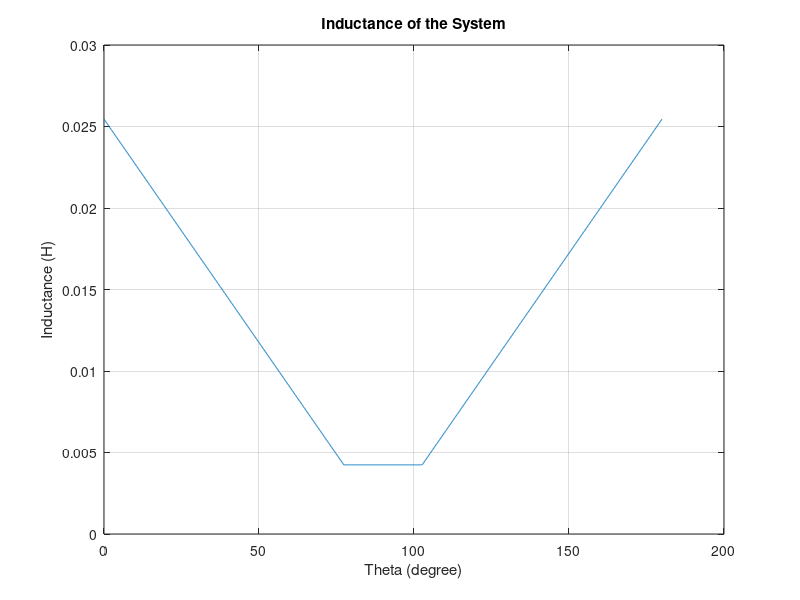
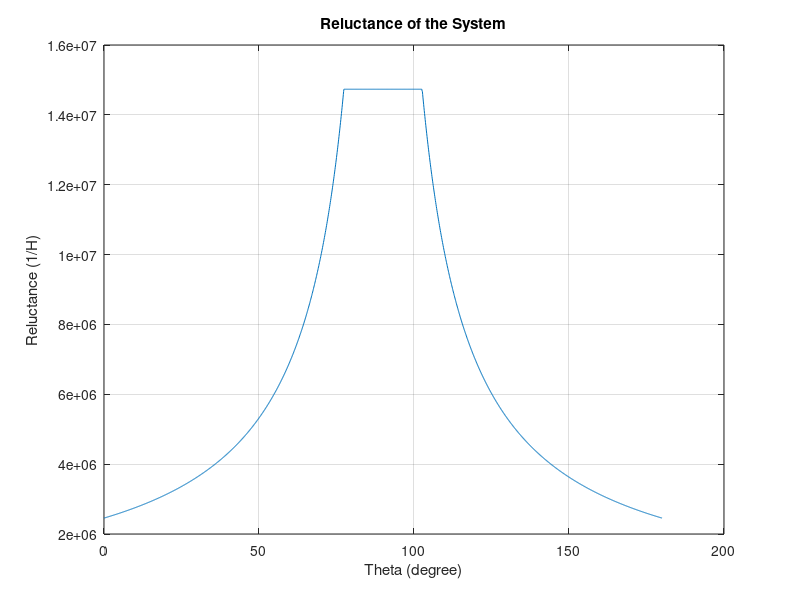
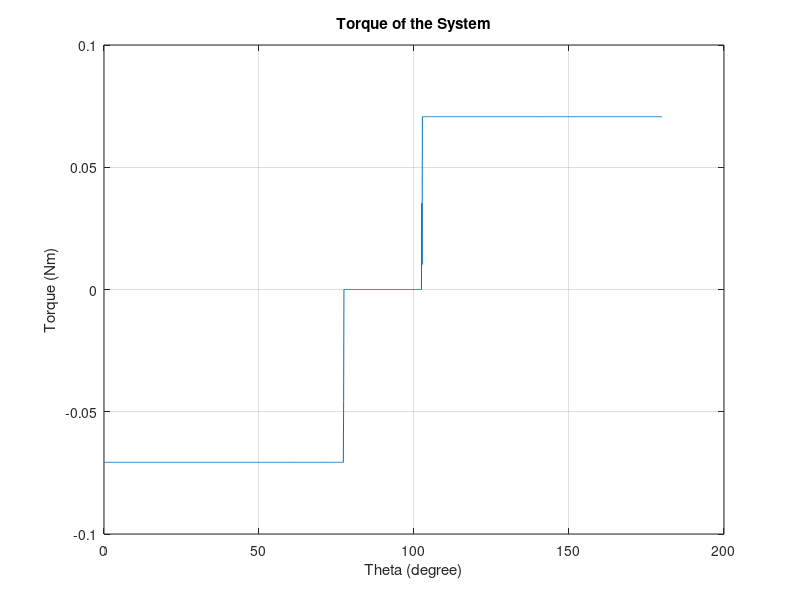

The MATLAB script that drew these images, in order:

air_gap_small = 0.5*1e-3;
air_gap_large = 2.5*1e-3;
perm_air = 4*pi*1e-7;
core_depth = 20*1e-3;
theta_diff = asin(7.5/12);
r_large = 12*1e-3;
r_small = 10*1e-3;
turn_ratio = 250;
current = 3;
Req = zeros (1,1801);
R1 = zeros (1,1801);
R2 = zeros (1,1801);
L = zeros (1,1801);
Torque = zeros (1,1801);
theta = linspace(0,180,1801);
% Theta = 0
% R1 = 2*air_gap_small/(perm_air*((2*theta_diff)/(2*pi))*2*pi*r_large*core_depth);
% L1 = turn_ratio^2/R1;
% 
% % 102.64>Theta>38.68*2 
% R2 = 2*air_gap_large/(perm_air*((2*theta_diff)/(2*pi))*2*pi*r_small*core_depth);
% L2 = turn_ratio^2/R2;

for i=0:1:1800 %%0.1degree step
    if i == 0 | i == 1800
        Req(i+1) = 2*air_gap_small/(perm_air*((2*theta_diff)/(2*pi))*2*pi*r_large*core_depth);
        L(i+1) = turn_ratio^2/Req(i+1);
    elseif i > 0 & i < 774
        R1(i+1) = 2*air_gap_small/(perm_air*((2*theta_diff-i*pi/1800)/(2*pi))*2*pi*r_large*core_depth);
        R2(i+1) = 2*air_gap_large/(perm_air*((i*pi/1800)/(2*pi))*2*pi*r_small*core_depth);
        Req(i+1)= R1(i+1)*R2(i+1)/(R1(i+1)+R2(i+1));
        L(i+1) = turn_ratio^2/Req(i+1);
    elseif i>=774 & i< 1026
        Req(i+1) = 2*air_gap_large/(perm_air*((2*theta_diff)/(2*pi))*2*pi*r_small*core_depth);
        L(i+1) = turn_ratio^2/Req(i+1);
    elseif i< 1800
        R1(i+1) = 2*air_gap_small/(perm_air*(abs(pi-2*theta_diff-i*pi/1800)/(2*pi))*2*pi*r_large*core_depth);
        R2(i+1) = 2*air_gap_large/(perm_air*((pi-i*pi/1800)/(2*pi))*2*pi*r_small*core_depth);
        Req(i+1)= R1(i+1)*R2(i+1)/(R1(i+1)+R2(i+1));
        L(i+1) = turn_ratio^2/Req(i+1);
    end
    
end

for i=0:1:1799
    Torque(i+1)= current^2*(L(i+2)-L(i+1))/(pi*0.1/180)/2;
end
    Torque(1801)= Torque(1800);
    
plot(theta,L);
grid on;
xlabel('Theta (degree)');
ylabel('Inductance (H)');
title('Inductance of the System');
figure;

plot(theta,Req);
grid on;
xlabel('Theta (degree)');
ylabel('Reluctance (1/H)');
title('Reluctance of the System');
figure;

plot(theta,Torque);
grid on;
xlabel('Theta (degree)');
ylabel('Torque (Nm)');
title('Torque of the System');

            